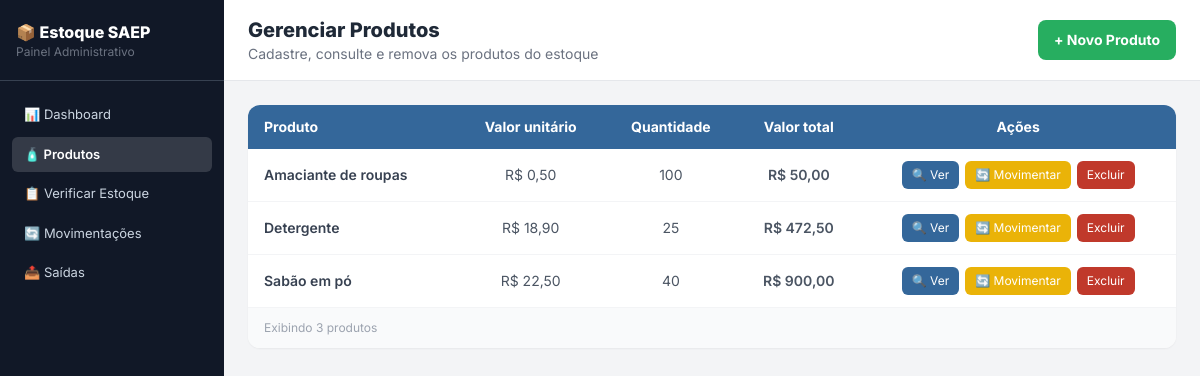
/produtos.php, run on the app's committed database.
### tables this page shows
CREATE TABLE produto (
    id_produto INT AUTO_INCREMENT NOT NULL PRIMARY KEY,
    nome VARCHAR(100) NOT NULL,
    quantidade_estoque INTEGER NOT NULL,
    valor_unitario NUMERIC(10,2) NOT NULL,
    data_cadastro DATE NOT NULL DEFAULT (CURRENT_DATE)
);

### produtos.php (the view, shortened to what this page needs)
<?php
require_once __DIR__ . '/conexao.php';
require_once __DIR__ . '/includes/menu.php';
$produtos = $pdo->query("SELECT * FROM produto ORDER BY nome")->fetchAll();
?>
    <main class="flex-1 flex flex-col">
        <div class="bg-white border-b border-gray-200 px-6 py-4 flex items-center justify-between">
            <div>
                <h1 class="text-xl font-extrabold text-gray-800">Gerenciar Produtos</h1>
                <p class="text-sm text-gray-500">Cadastre, consulte e remova os produtos do estoque</p>
            </div>
            <a href="produto_form.php" class="bg-senai-green text-white font-bold px-4 py-2.5 rounded-lg text-sm hover:bg-green-600 transition flex items-center gap-2">
                + Novo Produto
            </a>
        </div>
        <div class="p-6 flex-1">
            <div class="bg-white rounded-xl shadow-sm overflow-hidden">
                <table class="w-full text-sm">
                    <thead class="bg-senai-blue text-white">
                        <tr>
                            <th class="px-4 py-3 text-left">Produto</th>
                            <th class="px-4 py-3 text-center">Valor unitário</th>
                            <th class="px-4 py-3 text-center">Quantidade</th>
                            <th class="px-4 py-3 text-center">Valor total</th>
                            <th class="px-4 py-3 text-center">Ações</th>
                        </tr>
                    </thead>
                    <tbody class="divide-y divide-gray-100">
                    <?php foreach ($produtos as $p): ?>
                        <?php $valorTotal = round($p["valor_unitario"] * $p["quantidade_estoque"], 2); ?>
                        <tr class="hover:bg-gray-50 transition">
                            <td class="px-4 py-3 text-gray-700 font-semibold"><?= htmlspecialchars($p["nome"]) ?></td>
                            <td class="px-4 py-3 text-center text-gray-600">R$ <?= number_format($p["valor_unitario"], 2, ",", ".") ?></td>
                            <td class="px-4 py-3 text-center text-gray-600"><?= $p["quantidade_estoque"] ?></td>
                            <td class="px-4 py-3 text-center text-gray-600 font-semibold">R$ <?= number_format($valorTotal, 2, ",", ".") ?></td>
                            <td class="px-4 py-3 text-center">
                                <div class="flex items-center justify-center gap-1.5">
                                    <a href="produto.php?id=<?= $p["id_produto"] ?>" class="bg-senai-blue text-white text-xs px-2.5 py-1.5 rounded-md hover:bg-senai-blue-dark transition" title="Ver produto">🔍 Ver</a>
                                    <a href="movimentacao_form.php?id_produto=<?= $p["id_produto"] ?>" class="bg-yellow-500 text-white text-xs px-2.5 py-1.5 rounded-md hover:bg-yellow-600 transition" title="Movimentar estoque">🔄 Movimentar</a>
                                    <a onclick="return confirm('Tem certeza disso?')" class="bg-senai-red text-white text-xs px-2.5 py-1.5 rounded-md hover:bg-red-700 transition" href="?excluir=<?= $p["id_produto"] ?>">Excluir</a>
                                </div>
                            </td>
                        </tr>
                    <?php endforeach; ?>
                    </tbody>
                </table>
                <div class="border-t border-gray-100 px-4 py-3 bg-gray-50">
                    <p class="text-xs text-gray-400">Exibindo <?= count($produtos) ?> produtos</p>
                </div>
            </div>
        </div>
    </main>
</body>
</html>

### includes/menu.php (style rules this page uses)
body { font-family: 'Inter', sans-serif; }

### data on the page
produto: nome "Amaciante de roupas", valor_unitario "0,50", quantidade_estoque "100", valorTotal "50,00"
produto: nome "Detergente", valor_unitario "18,90", quantidade_estoque "25", valorTotal "472,50"
produto: nome "Sabão em pó", valor_unitario "22,50", quantidade_estoque "40", valorTotal "900,00"

### other printed values
count($produtos) "3"
